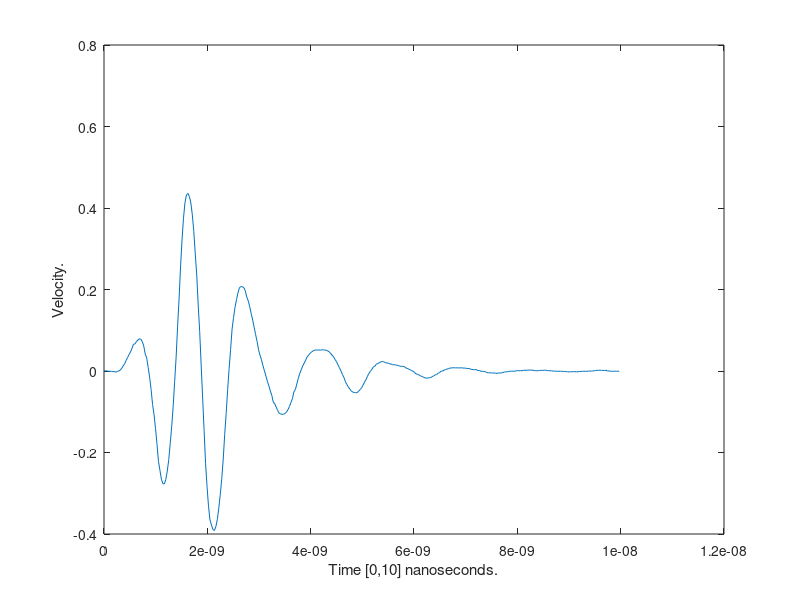
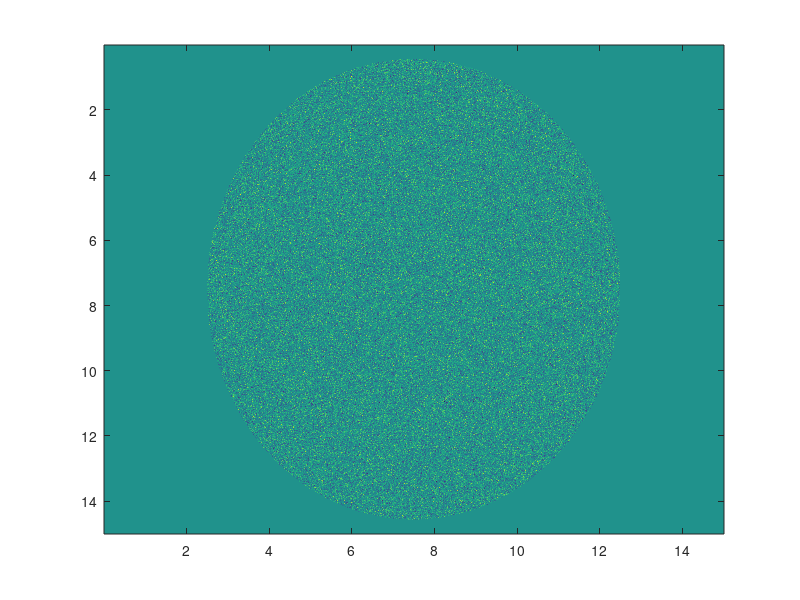
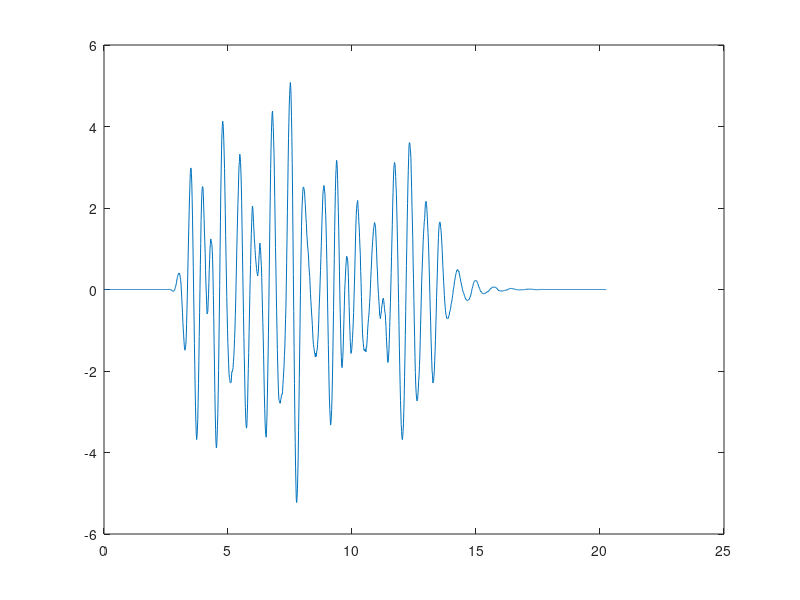
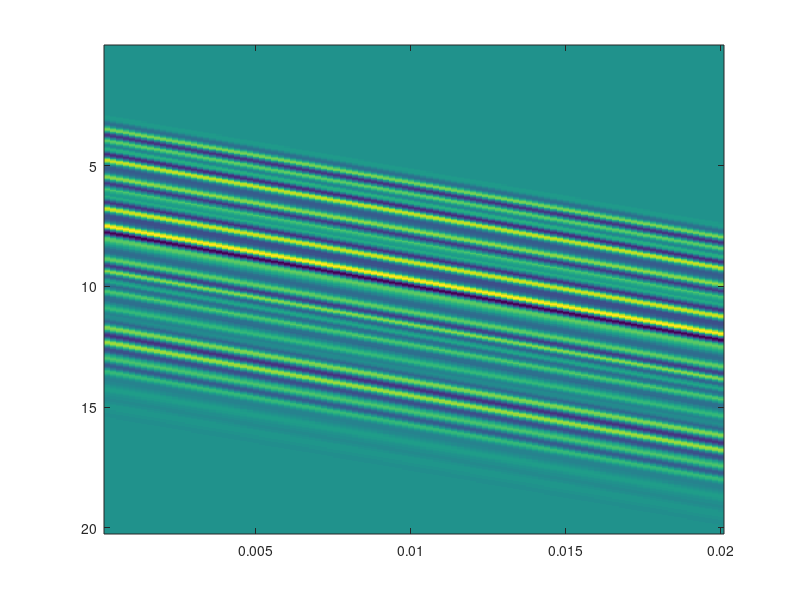

Source code (MATLAB) for these figures, in order:
clear;
%% Load and plot (1)
pulse = load('pulse.mat');
data = pulse.pulse;
time_step = (1 /pulse.fs) / size(data,1);
time_axis = zeros(size(data,1),1);
time_axis(:,1) = reshape(0:time_step:(time_step*(size(data,1)-1)), size(data));
figure(1)
plot(time_axis, data(:,1));
xlabel('Time [0,10] nanoseconds.') 
ylabel('Velocity.') 


%% Make signal.
%Make scatterer map
c = 1500;
dim = 1000;
[x,z] = meshgrid(1:dim, 1:dim);
scatter_map = randn(dim);
center = round(dim/2);
radius = (0.005 / (c/pulse.fs));
circle = (x - center).^2 + (z - center).^2 / 2 <= radius.^2;
scatter_map = scatter_map .* circle;
depth_axis = (1:dim) * (0.005 / radius * dim);
figure(2)
imagesc(depth_axis, depth_axis, scatter_map);

center_line = round(size(scatter_map,1)/2);
received_signal = conv(scatter_map(center_line,:), data);
figure(3)
plot(((1:1350)*(0.005 / radius * dim)), received_signal)


%% Generate 100 signals
Ns = 100;
fprf = 5000;
tprf= 1 / fprf;
vz = 0.15;
x_shift = 1/fprf
time_shift = ((2 * vz) / c) * tprf;

time_shift_mat = zeros(size(received_signal,2),Ns);
for i=1:Ns
    disp(size(received_signal(i:end)))
    time_shift_mat(:,i) = cat(2,zeros(1,(i-1)*3),received_signal(1:end-((i-1)*3)));
end
z_axis = ((1:1350)*(0.005 / radius * dim));
figure(4)
imagesc((1:100)*x_shift, z_axis, time_shift_mat)

figure(5)
plot((1:100)*time_shift, time_shift_mat(length(z_axis)/2,:))


